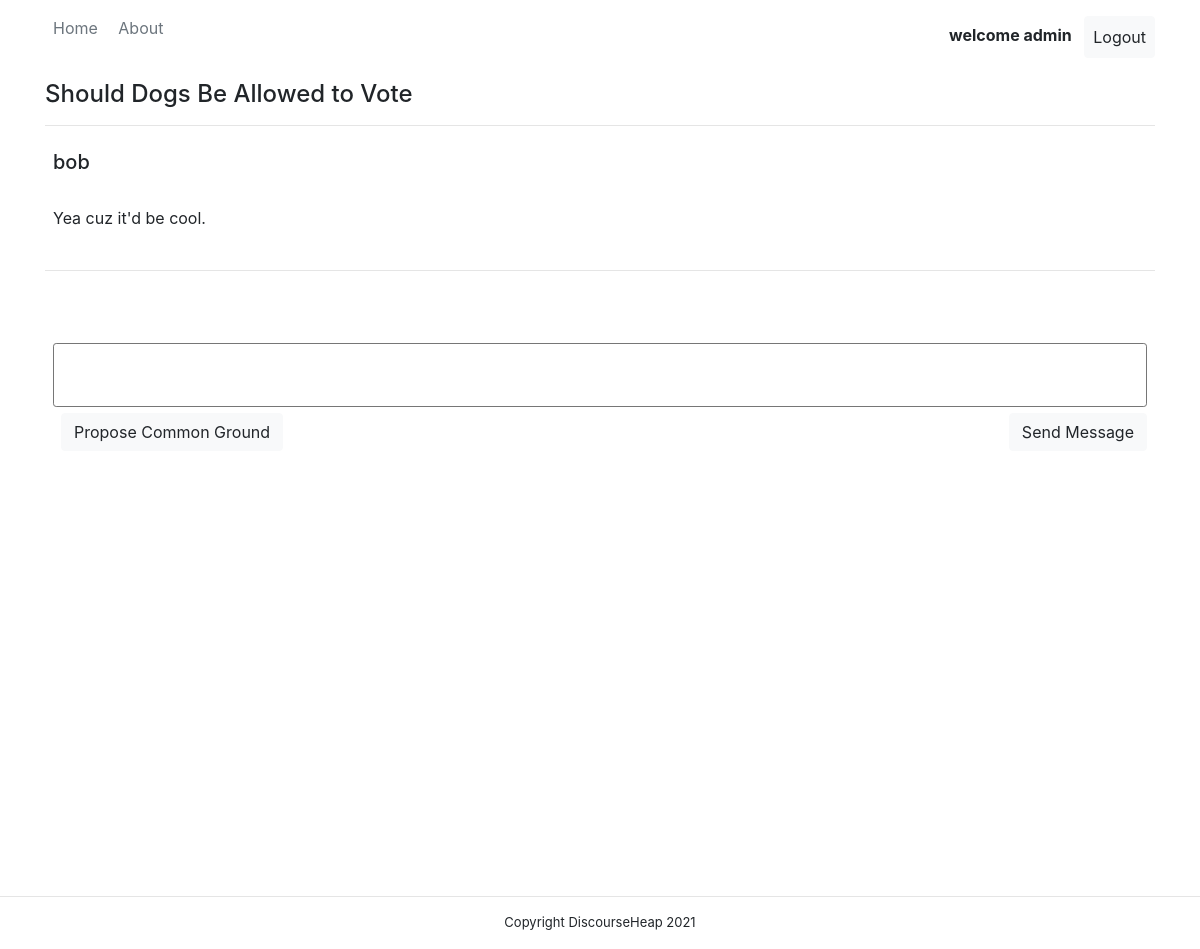
Screenshot of /discussions/discussion/1 (signed in) with the database file from the repository.
### discussions/models.py (models this page shows, shortened)
class Discussion(models.Model):
    NOT_STARTED = 0
    ONGOING = 1
    COMMON_GROUND_ACHIEVED = 2
    NO_CONCLUSION = 3
    event = models.ForeignKey(Event, on_delete=models.CASCADE, null=False)
    creation_date = models.DateTimeField('date created')
    conclusion = models.IntegerField(default=0)

class Event(models.Model):
    title = models.CharField(max_length=400, null=False)
    description = models.TextField(null=False)
    img_src = models.TextField(null=True, blank=True)
    start_date = models.DateTimeField('date start')
    end_date = models.DateTimeField('date end')

class Message(models.Model):
    INITIAL = 0
    RESPONSE = 1
    COMMON_GROUND_PROPOSAL = 2
    message_type = models.IntegerField(default=0)
    user = models.ForeignKey(User, on_delete=models.SET_NULL, null=True)
    discussion = models.ForeignKey(Discussion, on_delete=models.CASCADE)
    event = models.ForeignKey(Event, on_delete=models.CASCADE, null=False)
    text = models.TextField(null=False)
    date = models.DateTimeField('date')

### discussions/views.py (the view)
# urls.py: path('discussion/<int:pk>', views.discussion, name="discussion"),
def discussion(request, pk):
    discussion = get_object_or_404(Discussion, pk=pk)
    messages = Message.objects.filter(discussion=discussion)
    return render(request, 'discussion.html', context={'discussion':discussion, 'messages':messages})

### discussions/templates/discussion.html (shortened to what this page needs)
{% extends 'base.html' %}
{% load static %}
{% block content %}
<div class="container">
    <h4>{{ discussion.event.title }}</h4>
    <hr/>
    {% for message in messages %}
        {% include 'message.html' with message=message %}
    {% endfor %}
    <br/>
    <div class="message-div">
        <br/>
        <textarea></textarea>
        <a style="float:left;" class="btn btn-light ml-2">Propose Common Ground</a>
        <a style="float:right;" class="btn btn-light ml-2">Send Message</a>
        <br/><br/><br/>
    </div>
</div>
{% endblock %}

### discussions/templates/header.html
<div>
    <div class="container py-3">
        <div style="float:left;">
            <a href="{% url 'home' %}" class="text-secondary p-2">Home</a>
            <a href="{% url 'about' %}" class="text-secondary p-2">About</a>
        </div>
        <div style="float:right;">
            {% if request.user.is_authenticated %}
                <b class="nav-head-button px-2">welcome {{ request.user }}</b>
                <a href="{% url 'logout' %}" class="btn btn-light p-2">Logout</a>
            {% else %}
                <a href="{% url 'login' %}" class="btn btn-light ml-2">Login</a>
                <a href="{% url 'signup' %}" class="btn btn-primary ml-2">Sign Up</a>
            {% endif %}
        </div>
        <br/>
    </div>
</div>

### discussions/templates/message.html
<div class="message-div">
    <h5>{{ message.user }}</h5>
    <br/>
    <p>{{ message.text }}</p>
</div>
<hr/>

### static/css/gr-styles.css (style rules this page uses)
textarea { height: 4em; width: 100%; border-radius: 0.2em; resize: none; }
.message-div { padding: 0.5em; }

### rows the page displays
Discussion: event "Should Dogs Be Allowed to Vote"
Message: user "bob", text "Yea cuz it'd be cool."

### other values shown
{{ request.user }} "admin"
